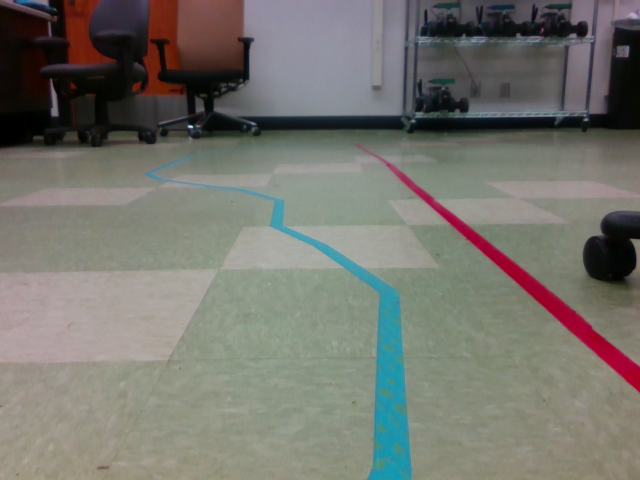
#> input picture lab2/misc/bgr_raw.png, 640 x 480 px
$ python utils.py ../misc/bgr_raw.png   (older library calls are emulated)
#> lines starting #> are read from the running program, lines starting #| are printed output that depends on the picture; after the words box and inside, x2 and y2 are one past the last pixel; in counts of white or black regions, pixels touching at a corner belong together
#> further down, bgr_image is the input picture: shape (480, 640, 3); mean B, G, R 110, 116.8, 117.4
#!/usr/bin/env python

import sys
import cv2
import numpy as np

ROI_CENTER_R = 3
ROI_CENTER_COLOR = [0, 255, 0]  # bgr
MIN_PIXEL_THRESH = 10

# Params
# bgr_image: the raw image in BGR
# color_bound: tuple (lower, upper) to define the target color range (in HSV)
# COLOR BOUND IN OPENCV IS IN RANGE (0-180,0-255,0-255)
def get_path_image(bgr_image, color_bound):
  # downsample image
#> called with color_bound = ([90, 130, 150], [100, 255, 255])
  bgr_image = cv2.resize(bgr_image, (0,0), fx=0.8, fy=0.8)
#> bgr_image: shape (384, 512, 3)
  hsv_image = cv2.cvtColor(bgr_image, cv2.COLOR_BGR2HSV)
#> hsv_image: shape (384, 512, 3); mean H, S, V 54.1, 47.4, 124.4
  #hsv_image = cv2.GaussianBlur(hsv_image, (7,7), 0)
  #cv2.imshow('raw bgr', bgr_image)
  #cv2.imshow('raw hsv', hsv_image)

  # get blurred binary image
  mask = cv2.inRange(hsv_image, color_bound[0], color_bound[1])
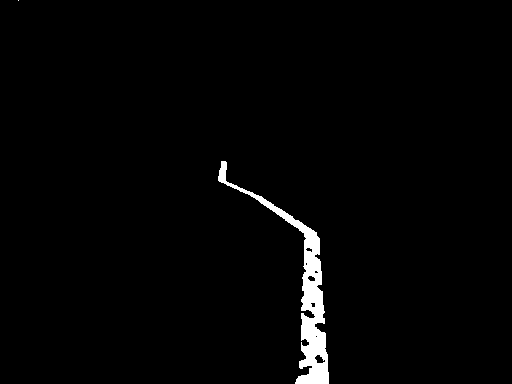
#> mask: shape (384, 512); 1.8% white; 2 white regions (1 under 20 px), largest, box (x1, y1, x2, y2) and area: (218, 161, 329, 384) 3605
  res = cv2.bitwise_and(bgr_image, bgr_image, mask=mask)
  blur = cv2.GaussianBlur(res, (5,5), 0)
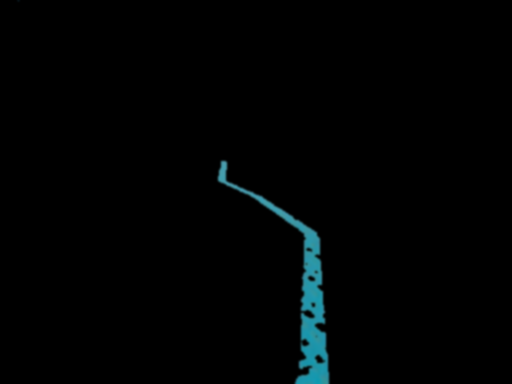
#> blur: shape (384, 512, 3); mean of channels 0, 1, 2 3.1, 2.7, 0.8; drawn as B, G, R
  edge = cv2.Canny(blur, 100, 200)
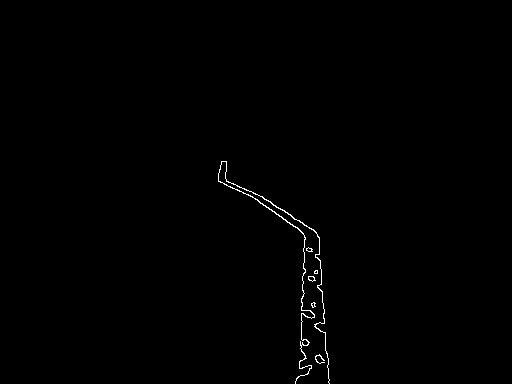
#> edge: shape (384, 512); 0.44% white in thin lines or dots, all inside (x1, y1, x2, y2) = (218, 161, 330, 384)
  # [4 lines of commented-out code are left out]

  return blur

def get_roi_center_naiive(path_image, roi_height, roi_offset=0):
#> called with roi_height = 100, roi_offset = 0
  roi = path_image[-roi_height-roi_offset:-roi_offset, :]
#> roi = empty array

  width = roi.shape[1]
#> width = 512
  height = roi.shape[0]
#> height = 0
  coordinates = np.zeros((width*height, 2), dtype=np.int)
#> coordinates = empty array
  coordinates[:,0] = np.tile(np.arange(width), height)  # xs
  coordinates[:,1] = np.repeat(np.arange(height), width)  # ys
  coordinates = coordinates.reshape((height, width, 2))

  # get the list of nonzero "b" channel coordinate (returned shape: num_nonzero, 2)
  nonzero_coords = coordinates[roi[:,:,0] > 0]
#> nonzero_coords = empty array
  if nonzero_coords.shape[0] < MIN_PIXEL_THRESH:
    return (roi, -1, -1)

  center_x = np.sum(nonzero_coords[:,0]) / nonzero_coords.shape[0]
  center_y = np.sum(nonzero_coords[:,1]) / nonzero_coords.shape[0]
  # highlight center
  roi[center_y-ROI_CENTER_R:center_y+ROI_CENTER_R,
      center_x-ROI_CENTER_R:center_x+ROI_CENTER_R] = ROI_CENTER_COLOR

  #keypoints = self.detector.detect(roi)
  #im_with_keypoints = cv2.drawKeypoints(roi, keypoints, np.array([]), (0,0,255), cv2.DRAW_MATCHES_FLAGS_DRAW_RICH_KEYPOINTS)
  #cv2.imshow('keypoints', im_with_keypoints)

  return (roi, center_x, center_y)


if __name__ == '__main__':
  # Usage: python utils.py path/to/image.png
  bgr_image = cv2.imread(sys.argv[1], cv2.IMREAD_UNCHANGED)

  color_bound = (np.array([90, 130, 150]), np.array([100, 255, 255]))

  image = get_path_image(bgr_image, color_bound)
  roi, x, y = get_roi_center_naiive(image, 100)
#> roi = empty array; x = -1; y = -1

  cv2.imshow('path', image)
  cv2.imshow('ROI', roi)
  cv2.waitKey(0)
  cv2.destroyAllWindows()

$ run again, on lab2/misc/raw_with_noise.png
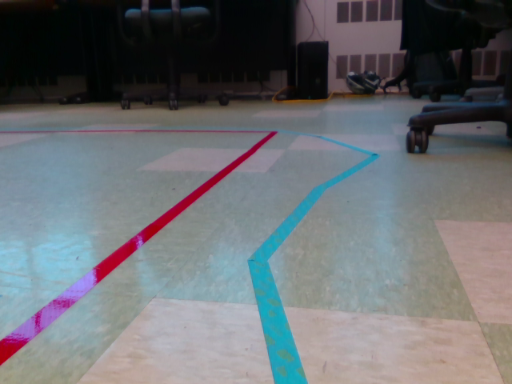
#> input picture lab2/misc/raw_with_noise.png, 512 x 384 px
#> bgr_image is the input picture: shape (384, 512, 3); mean B, G, R 112.4, 108.5, 105.8
#> bgr_image: shape (307, 410, 3)
#> hsv_image: shape (307, 410, 3); mean H, S, V 83.3, 58.4, 119.4
#> in get_path_image, `mask = cv2.inRange(hsv_image, color_bound[0], color_bound[1])`:
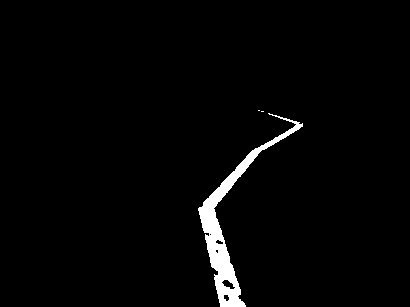
#> mask: shape (307, 410); 2.3% white; 3 white regions (2 under 20 px), largest, box (x1, y1, x2, y2) and area: (198, 113, 303, 307) 2912
#> in get_path_image, `edge = cv2.Canny(blur, 100, 200)`:
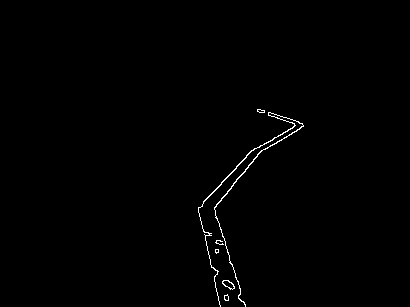
#> edge: shape (307, 410); 0.61% white in thin lines or dots, all inside (x1, y1, x2, y2) = (198, 109, 304, 307)
#> in get_roi_center_naiive, `roi = path_image[-roi_height-roi_offset:-roi_offset, :]`: roi = empty array
#> `roi, x, y = get_roi_center_naiive(image, 100)`: x = -1
